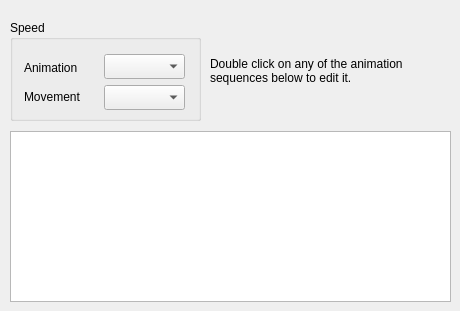
   <widget class="QWidget" name="tab_3">
    <attribute name="title">
     <string>Animation</string>
    </attribute>
    <widget class="QGroupBox" name="groupBox">
     <property name="geometry">
      <rect>
       <x>10</x>
       <y>20</y>
       <width>191</width>
       <height>101</height>
      </rect>
     </property>
     <property name="title">
      <string>Speed</string>
     </property>
     <widget class="QLabel" name="label_8">
      <property name="geometry">
       <rect>
        <x>14</x>
        <y>38</y>
        <width>71</width>
        <height>20</height>
       </rect>
      </property>
      <property name="text">
       <string>Animation</string>
      </property>
     </widget>
     <widget class="QComboBox" name="cbAnimateSpeed">
      <property name="geometry">
       <rect>
        <x>94</x>
        <y>34</y>
        <width>81</width>
        <height>25</height>
       </rect>
      </property>
     </widget>
     <widget class="QLabel" name="label_7">
      <property name="geometry">
       <rect>
        <x>14</x>
        <y>69</y>
        <width>71</width>
        <height>16</height>
       </rect>
      </property>
      <property name="text">
       <string>Movement</string>
      </property>
     </widget>
     <widget class="QComboBox" name="cbMoveSpeed">
      <property name="geometry">
       <rect>
        <x>94</x>
        <y>65</y>
        <width>81</width>
        <height>25</height>
       </rect>
      </property>
     </widget>
    </widget>
    <widget class="CWAnimation" name="treeAnimations">
     <property name="geometry">
      <rect>
       <x>10</x>
       <y>131</y>
       <width>441</width>
       <height>171</height>
      </rect>
     </property>
     <property name="contextMenuPolicy">
      <enum>Qt::DefaultContextMenu</enum>
     </property>
     <attribute name="headerVisible">
      <bool>false</bool>
     </attribute>
     <column>
      <property name="text">
       <string notr="true">1</string>
      </property>
     </column>
    </widget>
    <widget class="QLabel" name="label_11">
     <property name="geometry">
      <rect>
       <x>210</x>
       <y>20</y>
       <width>231</width>
       <height>101</height>
      </rect>
     </property>
     <property name="text">
      <string>Double click on any of the animation sequences below to edit it.</string>
     </property>
     <property name="wordWrap">
      <bool>true</bool>
     </property>
    </widget>
   </widget>
